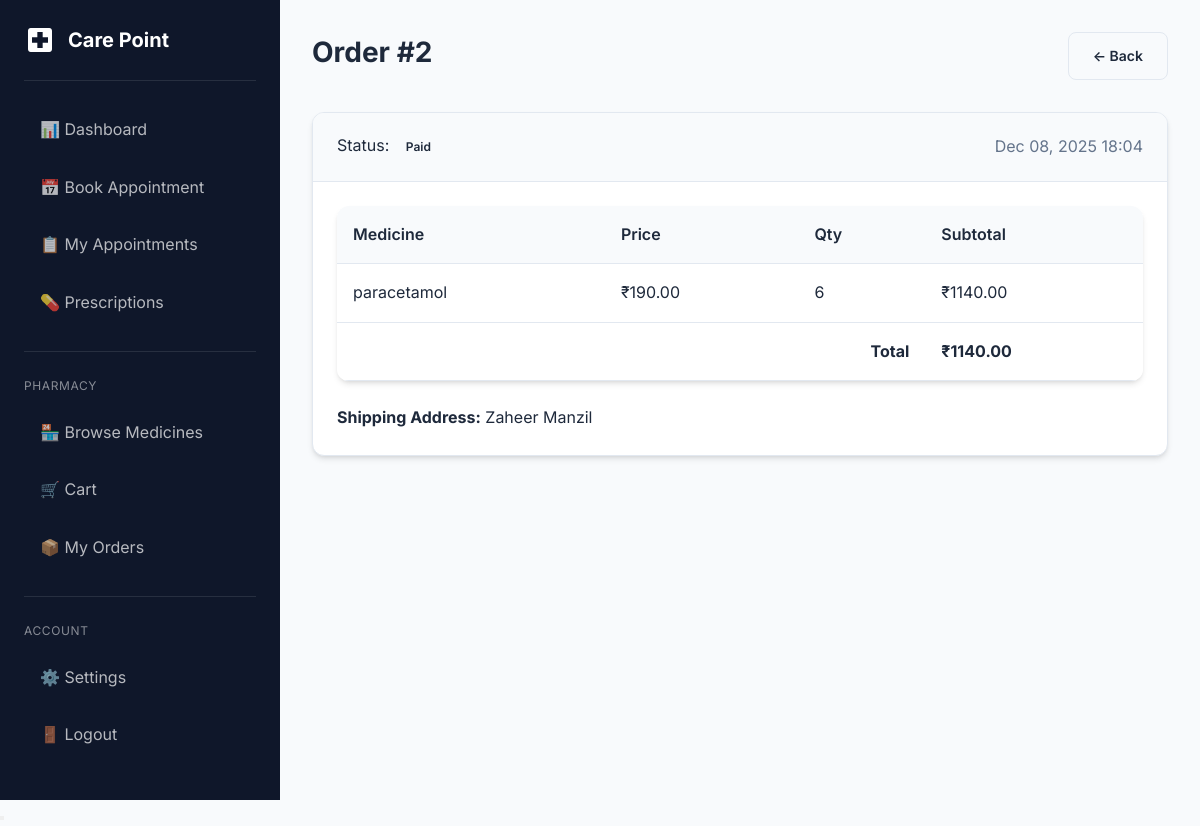
/pharmacy/orders/2/ (signed in), run on the app's committed database.
### pharmacy/models.py (models this page shows, shortened)
class PharmacyOrder(models.Model):
    class Status(models.TextChoices):
        PENDING = 'pending', 'Pending'
        PAID = 'paid', 'Paid'
        PROCESSING = 'processing', 'Processing'
        PACKED = 'packed', 'Packed'
        SHIPPED = 'shipped', 'Shipped'
        COMPLETED = 'completed', 'Completed'
        CANCELLED = 'cancelled', 'Cancelled'
    patient = models.ForeignKey(
        'patients.PatientProfile',
        on_delete=models.CASCADE,
        related_name='pharmacy_orders'
    )
    prescription = models.ForeignKey(
        'doctors.Prescription',
        on_delete=models.SET_NULL,
        null=True,
        blank=True,
        related_name='orders'
    )
    status = models.CharField(
        max_length=20,
        choices=Status.choices,
        default=Status.PENDING
    )
    total_amount = models.DecimalField(max_digits=10, decimal_places=2, default=0)
    shipping_address = models.TextField(blank=True)
    notes = models.TextField(blank=True)
    created_at = models.DateTimeField(auto_now_add=True)
    updated_at = models.DateTimeField(auto_now=True)
    class Meta:
        ordering = ['-created_at']

class OrderItem(models.Model):
    order = models.ForeignKey(
        PharmacyOrder,
        on_delete=models.CASCADE,
        related_name='items'
    )
    medicine = models.ForeignKey(
        Medicine,
        on_delete=models.CASCADE
    )
    quantity = models.PositiveIntegerField(default=1)
    price = models.DecimalField(max_digits=10, decimal_places=2)  # Price at time of order
    @property
    def subtotal(self):
        return self.price * self.quantity

class Medicine(models.Model):
    name = models.CharField(max_length=200)
    generic_name = models.CharField(max_length=200, blank=True)
    manufacturer = models.CharField(max_length=200, blank=True)
    description = models.TextField(blank=True)
    price = models.DecimalField(max_digits=10, decimal_places=2)
    stock = models.PositiveIntegerField(default=0)
    unit = models.CharField(max_length=50, default='strip')  # strip, tablet, bottle, etc.
    prescription_required = models.BooleanField(default=True)
    image = models.ImageField(upload_to='medicines/', blank=True, null=True)
    is_active = models.BooleanField(default=True)
    created_at = models.DateTimeField(auto_now_add=True)
    updated_at = models.DateTimeField(auto_now=True)
    class Meta:
        ordering = ['name']

### pharmacy/views.py (the view)
# urls.py: path('orders/<int:pk>/', views.order_detail, name='order_detail'),
@patient_required
def order_detail(request, pk):
    patient = request.user.patient_profile
    order = get_object_or_404(PharmacyOrder, pk=pk, patient=patient)
    context = {
        'order': order,
    }
    return render(request, 'pharmacy/order_detail.html', context)

### accounts/models.py (called while the page is built)
    @property
    def is_patient(self):
        return self.role == self.Role.PATIENT

    @property
    def is_admin_user(self):
        return self.role == self.Role.ADMIN or self.is_superuser

### templates/pharmacy/order_detail.html (shortened to what this page needs)
{% extends 'base.html' %}
{% load static %}
{% block extra_css %}
        <link rel="stylesheet" href="{% static 'css/style.css' %}">
    {% endblock %}
{% block content %}
<div class="dashboard-layout">
    {% include 'includes/sidebar.html' %}
    <main class="main-content">
        <div class="page-header">
            <h1 class="page-title">Order #{{ order.pk }}</h1>
            <a href="{% url 'pharmacy:order_history' %}" class="btn btn-secondary">← Back</a>
        </div>
        <div class="card">
            <div class="card-header">
                <div class="d-flex justify-between align-center">
                    <span>Status: <span class="badge badge-{{ order.status }}">{{ order.get_status_display }}</span></span>
                    <span class="text-secondary">{{ order.created_at|date:"M d, Y H:i" }}</span>
                </div>
            </div>
            <div class="card-body">
                <div class="table-container">
                    <table>
                        <thead><tr><th>Medicine</th><th>Price</th><th>Qty</th><th>Subtotal</th></tr></thead>
                        <tbody>
                            {% for item in order.items.all %}
                            <tr><td>{{ item.medicine.name }}</td><td>₹{{ item.price }}</td><td>{{ item.quantity }}</td><td>₹{{ item.subtotal }}</td></tr>
                            {% endfor %}
                            <tr><td colspan="3" class="text-right"><strong>Total</strong></td><td><strong>₹{{ order.total_amount }}</strong></td></tr>
                        </tbody>
                    </table>
                </div>
                {% if order.shipping_address %}<p class="mt-3"><strong>Shipping Address:</strong> {{ order.shipping_address }}</p>{% endif %}
            </div>
        </div>
    </main>
</div>
{% endblock %}

### static/css/style.css (style rules this page uses)
:root { --primary-color: #2563eb; --primary-dark: #1d4ed8; --primary-light: #3b82f6; --secondary-color: #0891b2; --accent-color: #06b6d4; --success-color: #10b981; --warning-color: #f59e0b; --danger-color: #ef4444; --info-color: #6366f1; --bg-primary: #f8fafc; --bg-secondary: #ffffff; --bg-dark: #1e293b; --bg-darker: #0f172a; --text-primary: #1e293b; --text-secondary: #64748b; --text-light: #94a3b8; --text-white: #ffffff; --border-color: #e2e8f0; --shadow-sm: 0 1px 2px 0 rgb(0 0 0 / 0.05); --shadow-md: 0 4px 6px -1px rgb(0 0 0 / 0.1), 0 2px 4px -2px rgb(0 0 0 / 0.1); --shadow-lg: 0 10px 15px -3px rgb(0 0 0 / 0.1), 0 4px 6px -4px rgb(0 0 0 / 0.1); --shadow-xl: 0 20px 25px -5px rgb(0 0 0 / 0.1), 0 8px 10px -6px rgb(0 0 0 / 0.1); --radius-sm: 0.375rem; --radius-md: 0.5rem; --radius-lg: 0.75rem; --radius-xl: 1rem; --transition: all 0.3s ease; }
* { margin: 0; padding: 0; box-sizing: border-box; }
body { font-family: 'Inter', -apple-system, BlinkMacSystemFont, 'Segoe UI', Roboto, sans-serif; background-color: var(--bg-primary); color: var(--text-primary); line-height: 1.6; }
h1, h2, h3, h4, h5, h6 { font-weight: 600; line-height: 1.3; margin-bottom: 0.5rem; }
h1 { font-size: 2.25rem; }
a { color: var(--primary-color); text-decoration: none; transition: var(--transition); }
.btn { display: inline-flex; align-items: center; justify-content: center; gap: 0.5rem; padding: 0.75rem 1.5rem; font-size: 0.875rem; font-weight: 600; border-radius: var(--radius-md); border: none; cursor: pointer; transition: var(--transition); text-decoration: none; }
.btn-secondary { background: var(--bg-primary); color: var(--text-primary); border: 1px solid var(--border-color); }
.card { background: var(--bg-secondary); border-radius: var(--radius-lg); box-shadow: var(--shadow-md); border: 1px solid var(--border-color); overflow: hidden; transition: var(--transition); }
.card-header { padding: 1.25rem 1.5rem; border-bottom: 1px solid var(--border-color); background: var(--bg-primary); }
.card-body { padding: 1.5rem; }
.table-container { overflow-x: auto; border-radius: var(--radius-lg); box-shadow: var(--shadow-md); }
table { width: 100%; border-collapse: collapse; background: var(--bg-secondary); }
th, td { padding: 1rem; text-align: left; border-bottom: 1px solid var(--border-color); }
th { background: var(--bg-primary); font-weight: 600; color: var(--text-primary); white-space: nowrap; }
.badge { display: inline-flex; align-items: center; padding: 0.25rem 0.75rem; font-size: 0.75rem; font-weight: 600; border-radius: 9999px; text-transform: capitalize; }
.dashboard-layout { display: flex; min-height: 100vh; }
.main-content { flex: 1; margin-left: 280px; padding: 2rem; }
.page-header { display: flex; justify-content: space-between; align-items: center; margin-bottom: 2rem; }
.page-title { font-size: 1.75rem; font-weight: 700; }
.text-right { text-align: right; }
.text-secondary { color: var(--text-secondary); }
.mt-3 { margin-top: 1.5rem; }
.d-flex { display: flex; }
.align-center { align-items: center; }
.justify-between { justify-content: space-between; }

### data on the page
PharmacyOrder: pk "2", status "Paid", created_at "Dec 08, 2025 18:04", total_amount "1140.00", shipping_address "Zaheer Manzil"
OrderItem: medicine.name "paracetamol", price "190.00", quantity "6", subtotal "1140.00"
